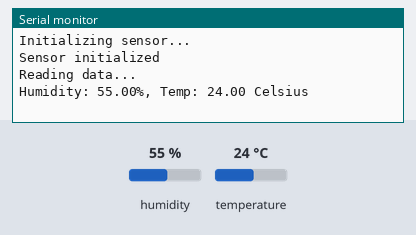
Bench run of a program on a simulated Arduino Uno, built with avr-gcc and run on an emulated ATmega328P. On the bench: the last lines printed to the serial monitor. The inputs (shaded band) are chosen by the test bench; at power-on: humidity 55 %, temperature 24 °C.

Above: at 5.2 s.
5.3 s: humidity set to 22 %
At 6.6 s:
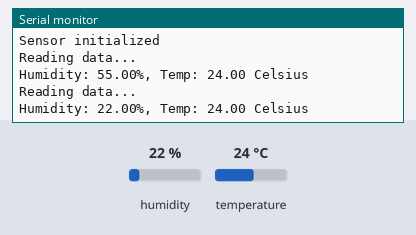
7.9 s: temperature set to 12 °C
At 8.4 s:
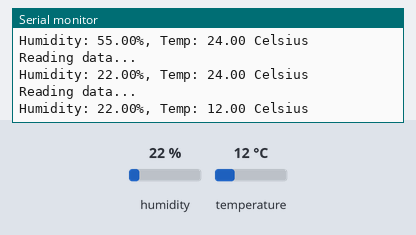
10.5 s: humidity set to 40 %
At 13.1 s:
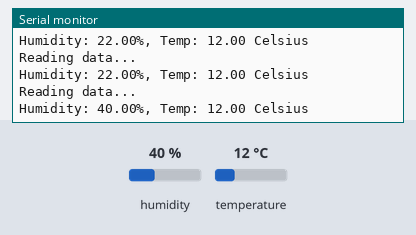
Timing chart, 0 to 14.6 s (numbered marks = the images above; inputs shaded):
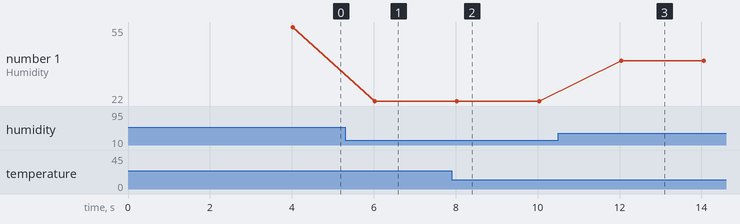

Measured:
- after the input at 5.3 s, the serial monitor: prints a new line after 0.72 s (image 1)
- after the input at 7.9 s, the serial monitor: prints a new line after 0.13 s (image 2)
- after the input at 10.5 s, the serial monitor: prints a new line after 1.5 s (image 3)
- plotted number 1: 55 → 22 after the input at 5.3 s, 22 → 40 after the input at 10.5 s

The program:

main.cpp
```cpp
#include <Arduino.h>
#include "DHT.h"

#define DHTPIN 2      // Digital pin connected to the DHT sensor
#define DHTTYPE DHT22 // DHT 22 (AM2302)

// creates the sensor object
DHT dht(DHTPIN, DHTTYPE);

void setup()
{
    // allows to receive info from arduino
    Serial.begin(9600);
    Serial.println("Initializing sensor...");
    delay(2000);


    // initialises the sensor object
    dht.begin();
    Serial.println("Sensor initialized");
    delay(2000);

}

void loop() {
    Serial.println("Reading data...");  // Debugging print to check if loop is running

    float humidity = dht.readHumidity();
    float temperature = dht.readTemperature();

    if (isnan(humidity) || isnan(temperature)) {
        Serial.println("Failed to read from DHT sensor!");
        return;
    }

    Serial.print("Humidity: ");
    Serial.print(humidity);
    Serial.print("%, Temp: ");
    Serial.print(temperature);
    Serial.println(" Celsius");

    delay(2000);  // Wait for 2 seconds
}
```
